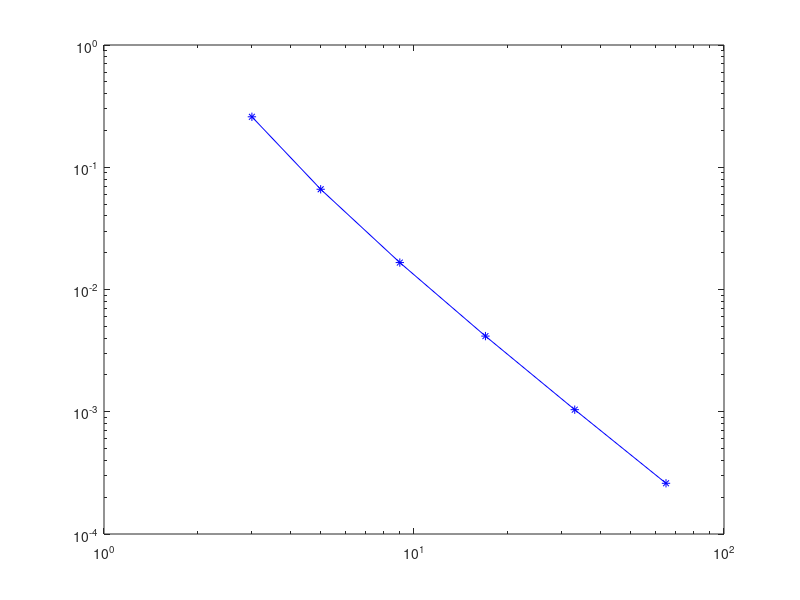

Source code (MATLAB):
f = @(x) exp(x);

h = [1, 1 / 2, 1 / 4, 1 / 8, 1 / 16, 1 / 32]; % Diametros de la particion

a = 0;
b = 2;

% Valor de la integral que buscamos
I_val = exp(2) - 1;

% Vectores donde almacenamos los errores
error = zeros(1, 6);
ef = zeros(1, 6);

for i = 1 : 6
    xx = [a : h(i) : b]; % Nodos de la particion
    n_nodos = length(xx);
    delta = (b - a) / (n_nodos - 1);

    % Calculo de la cuadratura mediante la regla del punto medio
    S = sum(f((xx(2 : n_nodos) + xx(1 : n_nodos - 1)) / 2));
    S = delta * S;
    
    % Guardamos los errores y el número de nodos
    error(i) = abs(I_val - S);
    ef(i) = n_nodos;
end

loglog(ef, error, '*-b');

log2(error(1 : 5) ./ error(2 : 6))